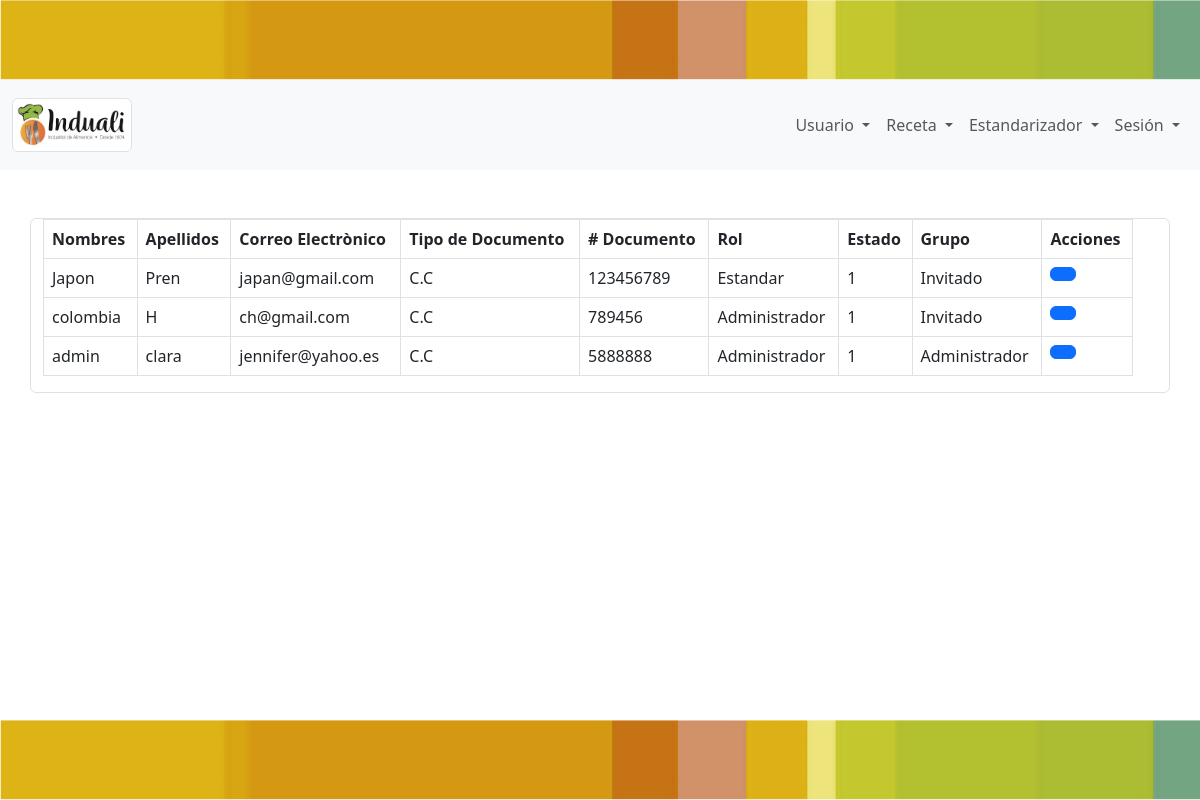
Before: /usuarios/ (signed in) with the older database file.
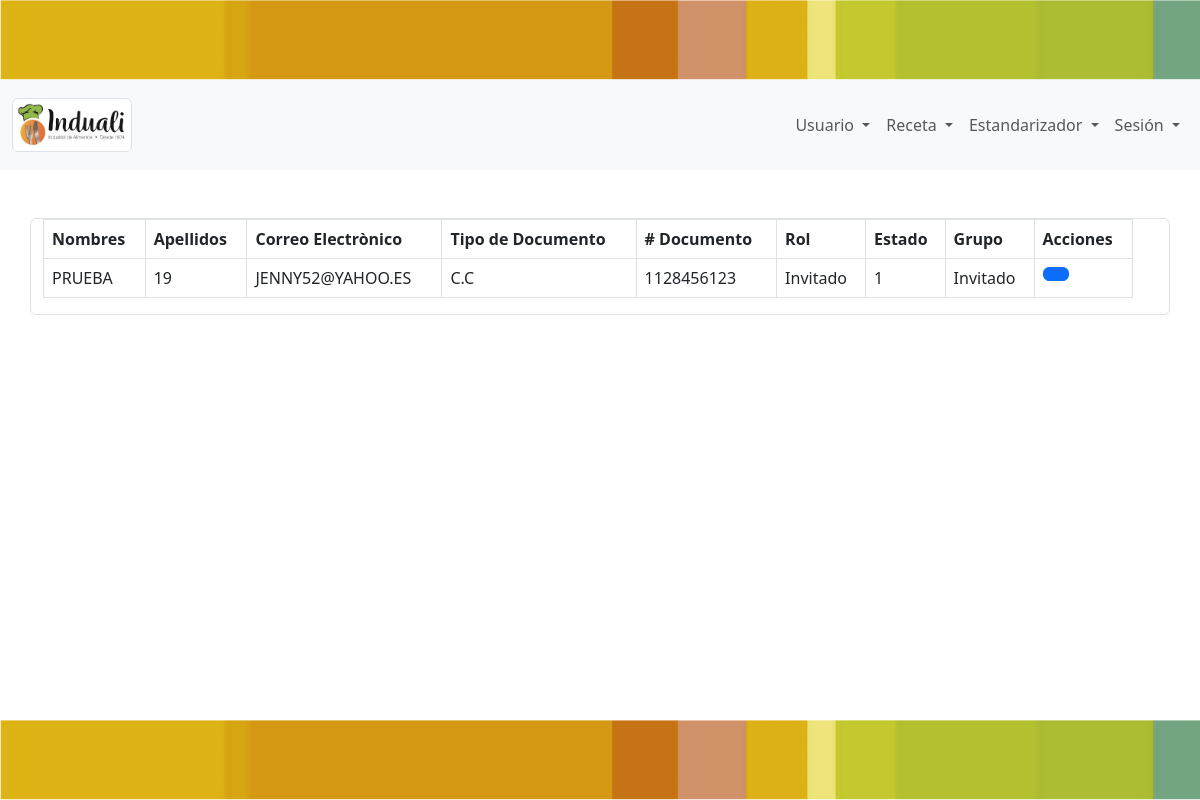
After: the same page with the newer database file.
### usuarios/models.py (models this page shows, shortened)
class Usuario (models.Model):
    nombres=models.CharField(max_length=50, verbose_name="Nombres")
    apellidos=models.CharField(max_length=50, verbose_name="Apellidos")
    email=models.CharField(max_length=50, verbose_name="Correo electrónico")
    class TipoDocumento(models.TextChoices):
        CC='C.C', _('Cédula de Ciudadanía')
        CE='C.E', _('Cédula de Extranjería')
        PA='P.A', _('Pasaporte')
    tipoDocumento=models.CharField(max_length=4,choices=TipoDocumento.choices, default=TipoDocumento.CC, verbose_name="Tipo Documento")
    documento=models.CharField(unique=True, max_length=50, verbose_name="Número Documento")
    class Rol(models.TextChoices):
        Administrador='Administrador', _('Administrador')
        Estandar='Estandar', _('Estandar')
        Invitado='Invitado', _('Invitado')
    rol=models.CharField(max_length=13,choices=Rol.choices, default=Rol.Invitado, verbose_name="Rol")
    class Estado(models.TextChoices):
          ACTIVO='1', _('Activo')
          INACTIVO='0', _('Inactivo')
    estado=models.CharField(max_length=1, choices=Estado.choices, default=Estado.ACTIVO, verbose_name="Estado")
    user=models.ForeignKey(User, on_delete= models.CASCADE)

### usuarios/views.py (the view)
# urls.py: path('usuarios/', include('usuarios.urls')),
@login_required(login_url='inicio')
def usuarios(request):
    titulo = "Usuarios"
    usuarios = Usuario.objects.all()
    context = {
        'titulo': titulo,
        'usuarios': usuarios
    }
    return render(request, 'usuarios/usuarios.html', context)

### base/templates/usuarios/usuarios.html (shortened to what this page needs)
{% extends 'partials/body.html' %}
{% block contenido %}
<br>
<br>
<div class="container-text-center bg-white text-dark row g-6 border rounded">
  <div class="row align-items-start">
    <div class="col-12 table-responsive">
        <table class="table table-bordered" id="tabla-general">
  <thead>
    <tr>
      <th scope="col">Nombres</th>
      <th scope="col">Apellidos</th>
      <th scope="col">Correo Electrònico</th>
      <th scope="col">Tipo de Documento</th>
      <th scope="col"># Documento</th>
      <th scope="col">Rol</th>
      <th scope="col">Estado</th>
      <th scope="col">Grupo</th>
      <th scope="col">Acciones</th>
    </tr>
  </thead>
  <tbody>
    {% for usuario in usuarios %}
    <tr>
      {% if usuario.estado != '3' %}
      <td >{{usuario.nombres}}</td>
      <td>{{usuario.apellidos}}</td>
      <td>{{usuario.email}}</td>
      <td>{{usuario.tipoDocumento}}</td>
      <td>{{usuario.documento}}</td>
      <td>{{usuario.rol}}</td>
      <td>{{usuario.estado}}</td>
      <td>{{usuario.user.groups.all.0}}</td>
      <td><a class="btn btn-primary" href="{% url 'usuarios-editar' usuario.id  %}"></a>
      </td>
      {% endif %}
    </tr>
    {% endfor %}
  </tbody>
</table>
</div>
</div>
</div>
{% endblock contenido %}

Changed rows visible on the page:
removed Usuario: nombres "Japon", apellidos "Pren", email "japan@gmail.com", tipoDocumento "C.C", documento "123456789", rol "Estandar", estado "1", user.groups.all.0 "Invitado"
removed Usuario: nombres "colombia", apellidos "H", email "ch@gmail.com", tipoDocumento "C.C", documento "789456", rol "Administrador", estado "1", user.groups.all.0 "Invitado"
removed Usuario: nombres "admin", apellidos "clara", email "jennifer@yahoo.es", tipoDocumento "C.C", documento "5888888", rol "Administrador", estado "1", user.groups.all.0 "Administrador"
added Usuario: nombres "PRUEBA", apellidos "19", email "JENNY52@YAHOO.ES", tipoDocumento "C.C", documento "1128456123", rol "Invitado", estado "1", user.groups.all.0 "Invitado"
